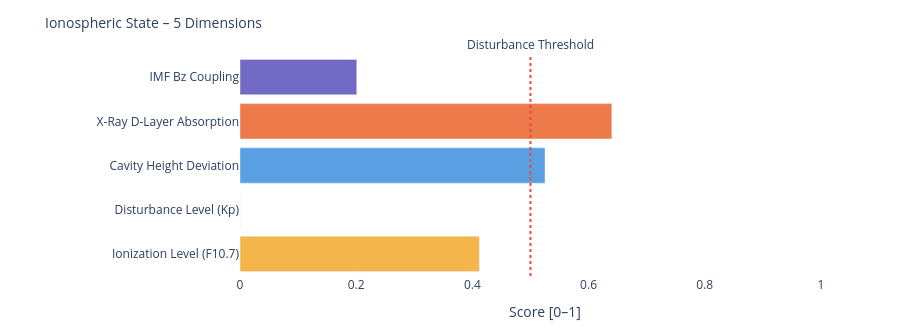

Notebook code cell kept with this figure:
### Markdown cell above
---
### 📐 Systemic Insight: Geometric Cavity vs. Real Schumann Resonance

**Relevant for:** Layer 6 = delta analysis &nbsp;|&nbsp; Layer 7 = feature vector / system interpretation

A cavity height change from 80 km to 70 km shifts the **idealized geometric frequencies** only minimally:

| Modus | Aktuell | Referenz | Δ |
|-------|---------|----------|---|
| SR-1 | 10.4762 Hz | 10.4599 Hz | +16 mHz |
| SR-2 | 18.1452 Hz | 18.1171 Hz | +28 mHz |
| SR-3 | 25.6612 Hz | 25.6215 Hz | +40 mHz |
| SR-4 | 33.1285 Hz | 33.0772 Hz | +51 mHz |

The geometric effect is limited because 10 km is very small compared to Earth's radius (~6371 km).

**Consequence:** Real Schumann deviations are likely driven more strongly by **conductivity, damping, day/night structure, lightning distribution and source geometry** than by pure cavity height.

---

**Layer 6 compares:**
```
geometric Δ from Layer 4  vs.  observed Δ from real Schumann measurement data
```

**Layer 7 Feature:**
```
If real Δ >> geometric Δ  →  non-geometric factors dominant
```

### Code cell
# ============================================================
# IONOSPHERIC STATE – Summary gauge
# Five dimensions: ionization, disturbance, cavity height, X-Ray, Bz coupling
# ============================================================

def norm(v, lo, hi):
    if v is None: return None
    return round(max(0.0, min(1.0, (v - lo) / (hi - lo))), 3)

# Ionization level (F10.7 → F2-Layer)
ioniz = norm(f107_val, 60, 250)

# Disturbance level (Kp → E/F-Layer irregularities)
disturb = norm(kp_val, 0, 9)

# Cavity height deviation from reference (80 km)
h_dev = norm(abs(h_eff - 80), 0, 20)

# X-Ray ionization (D-Layer absorption)
xray_ioniz = None
if xray_now is not None:
    xray_ioniz = norm(math.log10(max(xray_now, 1e-9)) + 9, 0, 5)

# Bz coupling (southward Bz → stronger magnetosphere-ionosphere coupling)
bz_coupling = norm(-(bz_now or 0), -5, 30) if bz_now is not None else None

dims = [
    ('Ionization Level (F10.7)',    ioniz,      '#F2A623'),
    ('Disturbance Level (Kp)',      disturb,    '#7F77DD'),
    ('Cavity Height Deviation',     h_dev,      '#378ADD'),
    ('X-Ray D-Layer Absorption',    xray_ioniz, '#E85D24'),
    ('IMF Bz Coupling',             bz_coupling,'#534AB7'),
]

fig = go.Figure()
for name, val, col in dims:
    if val is not None:
        h = int(val * 20)
        bar = '█' * h + '░' * (20 - h)
        label = f'{name}:  {bar}  {val:.3f}'
    else:
        label = f'{name}:  {"─" * 20}  n/a'
    fig.add_trace(go.Bar(
        x=[val if val is not None else 0],
        y=[name],
        orientation='h',
        marker_color=col, opacity=0.82,
        showlegend=False
    ))

fig.add_vline(x=0.5, line_dash='dot', line_color='#e74c3c',
              annotation_text='Disturbance Threshold', annotation_position='top')
fig.update_layout(
    title=dict(text='Ionospheric State – 5 Dimensions', font=dict(size=14)),
    xaxis=dict(title='Score [0–1]', range=[0, 1.05]),
    height=330, plot_bgcolor='rgba(0,0,0,0)', paper_bgcolor='rgba(0,0,0,0)',
    margin=dict(l=240, r=50, t=55, b=40)
)
fig.show()

print(f'\nIonospheric state:')
for name, val, _ in dims:
    print(f'  {name:<35} {val:.3f}' if val is not None else f'  {name:<35} n/a')

### Figure 1 — Plotly figure (JSON) as saved in the notebook; plotly's stock layout.template omitted (floating-point values rounded to 4 significant figures)
{"data": [{"marker": {"color": "#F2A623"}, "opacity": 0.82, "orientation": "h", "showlegend": false, "type": "bar", "x": [0.412], "y": ["Ionization Level (F10.7)"]}, {"marker": {"color": "#7F77DD"}, "opacity": 0.82, "orientation": "h", "showlegend": false, "type": "bar", "x": [0.0], "y": ["Disturbance Level (Kp)"]}, {"marker": {"color": "#378ADD"}, "opacity": 0.82, "orientation": "h", "showlegend": false, "type": "bar", "x": [0.525], "y": ["Cavity Height Deviation"]}, {"marker": {"color": "#E85D24"}, "opacity": 0.82, "orientation": "h", "showlegend": false, "type": "bar", "x": [0.64], "y": ["X-Ray D-Layer Absorption"]}, {"marker": {"color": "#534AB7"}, "opacity": 0.82, "orientation": "h", "showlegend": false, "type": "bar", "x": [0.201], "y": ["IMF Bz Coupling"]}], "layout": {"annotations": [{"showarrow": false, "text": "Disturbance Threshold", "x": 0.5, "xanchor": "center", "xref": "x", "y": 1, "yanchor": "bottom", "yref": "y domain"}], "height": 330, "margin": {"b": 40, "l": 240, "r": 50, "t": 55}, "paper_bgcolor": "rgba(0,0,0,0)", "plot_bgcolor": "rgba(0,0,0,0)", "shapes": [{"line": {"color": "#e74c3c", "dash": "dot"}, "type": "line", "x0": 0.5, "x1": 0.5, "xref": "x", "y0": 0, "y1": 1, "yref": "y domain"}], "title": {"font": {"size": 14}, "text": "Ionospheric State – 5 Dimensions"}, "xaxis": {"range": [0, 1.05], "title": {"text": "Score [0–1]"}}}}
